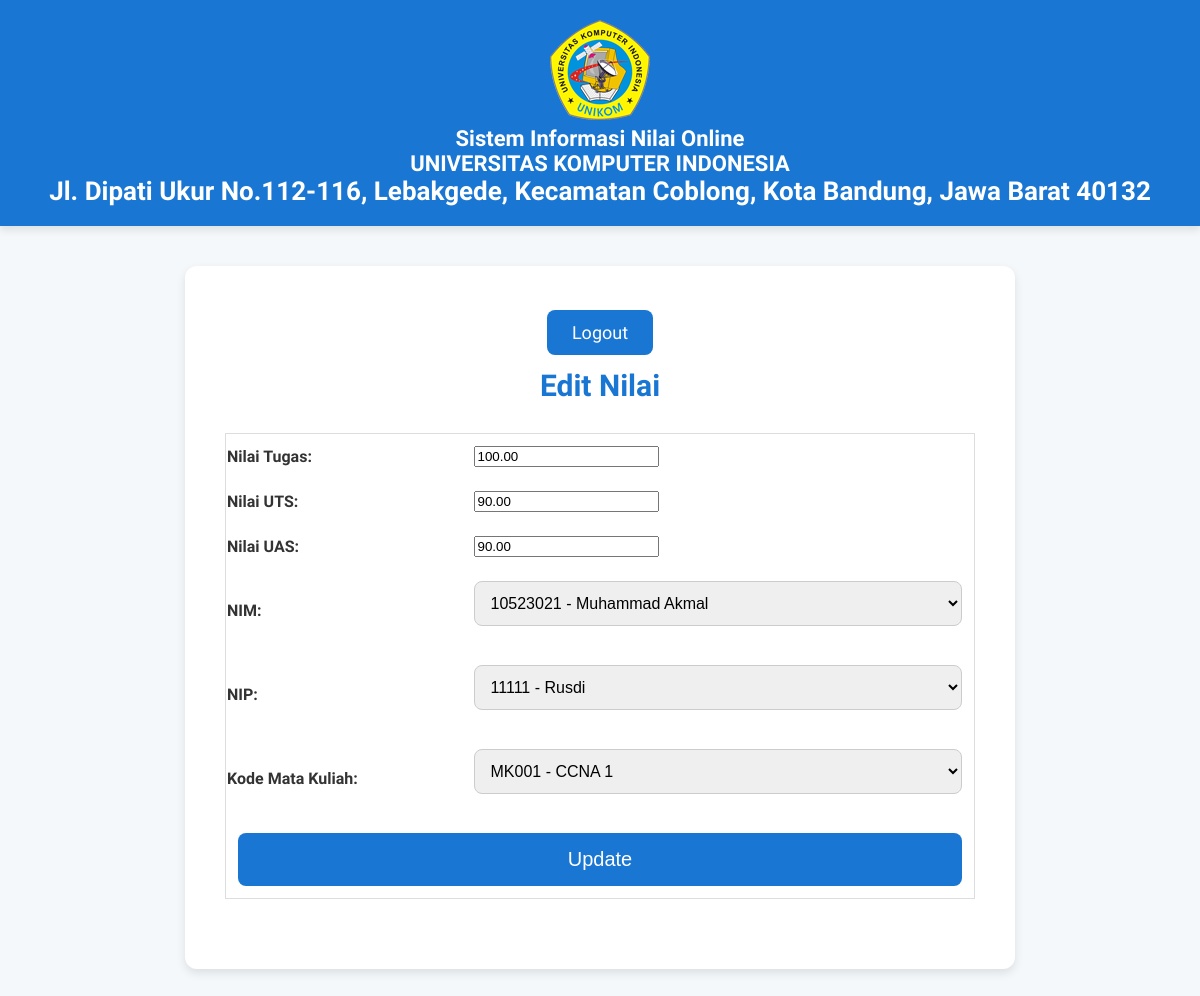
/nilai/editNilai.php?id=4, run on the app's committed database.
### tables this page shows
CREATE TABLE `nilai` (
  `id` int(11) NOT NULL,
  `nilai_tugas` decimal(5,2) NOT NULL,
  `nilai_uts` decimal(5,2) NOT NULL,
  `nilai_uas` decimal(5,2) NOT NULL,
  `nilai_akhir` decimal(5,2) NOT NULL,
  `nim` varchar(20) NOT NULL,
  `nip` varchar(20) NOT NULL,
  `kode_matkul` varchar(10) NOT NULL
);

### nilai/editNilai.php (the view, shortened to what this page needs)
<?php
include '../koneksi.php';
$id = $_GET['id'];
$query = "SELECT * FROM nilai WHERE id = '$id'";
$hasil_query = $koneksi->query($query);
$data_nilai = $hasil_query->fetch_assoc();
?>
<!DOCTYPE html>
<html lang="en">
<head>
</head>
<body>
    <header>
        <section class="logo"><a href="#"><img src="../images/logo.png" /></a></section>
        <section class="title">Sistem Informasi Nilai Online <br /> <span>UNIVERSITAS KOMPUTER INDONESIA</span></section>
        <section class="clr">
            <center>Jl. Dipati Ukur No.112-116, Lebakgede, Kecamatan Coblong, Kota Bandung, Jawa Barat 40132</center>
        </section>
    </header>
    <section id="container">
        <div>
            <center>
                <section id="navigator">
                    <ul class="menus">
                        <li><a href="../logout.php">Logout</a></li>
                    </ul>
                </section>
                <h1>Edit Nilai</h1>
                <form method="POST" action="">
                    <table class="table">
                        <tr>
                            <th>Nilai Tugas:</th>
                            <td><input type="number" step="0.01" name="nilai_tugas" value="<?= $data_nilai['nilai_tugas'] ?>" required></td>
                        </tr>
                        <tr>
                            <th>Nilai UTS:</th>
                            <td><input type="number" step="0.01" name="nilai_uts" value="<?= $data_nilai['nilai_uts'] ?>" required></td>
                        </tr>
                        <tr>
                            <th>Nilai UAS:</th>
                            <td><input type="number" step="0.01" name="nilai_uas" value="<?= $data_nilai['nilai_uas'] ?>" required></td>
                        </tr>
                        <tr>
                            <th>NIM:</th>
                            <td>
                                <select name="nim" required>
                                    <?php
                                    $mahasiswa_query = $koneksi->query("SELECT * FROM mahasiswa");
                                    while ($data_mahasiswa = $mahasiswa_query->fetch_assoc()) {
                                        $selected = ($data_nilai['nim'] == $data_mahasiswa['nim']) ? 'selected' : '';
                                        echo "<option value='" . $data_mahasiswa['nim'] . "' $selected>" . $data_mahasiswa['nim'] . " - " . $data_mahasiswa['nama'] . "</option>";
                                    }
                                    ?>
                                </select>
                            </td>
                        </tr>
                        <tr>
                            <th>NIP:</th>
                            <td>
                                <select name="nip" required>
                                    <?php
                                    $dosen_query = $koneksi->query("SELECT * FROM dosen");
                                    while ($data_dosen = $dosen_query->fetch_assoc()) {
                                        $selected = ($data_nilai['nip'] == $data_dosen['nip']) ? 'selected' : '';
                                        echo "<option value='" . $data_dosen['nip'] . "' $selected>" . $data_dosen['nip'] . " - " . $data_dosen['nama'] . "</option>";
                                    }
                                    ?>
                                </select>
                            </td>
                        </tr>
                        <tr>
                            <th>Kode Mata Kuliah:</th>
                            <td>
                                <select name="kode_matkul" required>
                                    <?php
                                    $matkul_query = $koneksi->query("SELECT * FROM mata_kuliah");
                                    while ($data_matkul = $matkul_query->fetch_assoc()) {
                                        $selected = ($data_nilai['kode_matkul'] == $data_matkul['kode_matkul']) ? 'selected' : '';
                                        echo "<option value='" . $data_matkul['kode_matkul'] . "' $selected>" . $data_matkul['kode_matkul'] . " - " . $data_matkul['nama_matkul'] . "</option>";
                                    }
                                    ?>
                                </select>
                            </td>
                        </tr>
                        <tr>
                            <td colspan="2"><button type="submit" class="btn">Update</button></td>
                        </tr>
                    </table>
                </form>
            </center>
        </div>
    </section>
</body>
</html>

### nilai/editNilai.php (style rules this page uses)
body { font-family: 'Droid Sans', sans-serif; background: #f5f8fa; margin: 0; padding: 0; color: #333; }
header { background: #1976d2; color: white; padding: 20px 0; text-align: center; font-size: 26px; font-weight: bold; box-shadow: 0 4px 8px rgba(0, 0, 0, 0.1); }
header .title { font-size: 22px; }
#container { max-width: 750px; margin: 40px auto; background: white; padding: 40px; border-radius: 12px; box-shadow: 0 4px 10px rgba(0, 0, 0, 0.1); text-align: center; }
h1 { color: #1976d2; font-size: 30px; margin-bottom: 30px; }
form { text-align: left; }
table { width: 100%; margin-bottom: 30px; border: 1px solid #ddd; border-collapse: collapse; }
td { padding: 12px; }
input[type="text"], select { width: 100%; padding: 12px; font-size: 16px; border: 1px solid #ccc; border-radius: 8px; margin-bottom: 15px; outline: none; transition: border-color 0.3s ease; }
button { width: 100%; padding: 15px; font-size: 20px; color: white; background: #1976d2; border: none; border-radius: 8px; cursor: pointer; transition: background 0.3s ease, transform 0.2s ease; }
.menus { list-style: none; padding: 0; text-align: center; }
.menus li { display: inline; margin: 0 15px; }
.menus a { font-size: 18px; padding: 12px 25px; background: #1976d2; color: white; border-radius: 8px; text-decoration: none; transition: background 0.3s ease, transform 0.2s ease; }

### data on the page
nilai: nilai_tugas "100.00", nilai_uts "90.00", nilai_uas "90.00"

### other printed values
form field nim "10523021 - Muhammad Akmal"
form field nip "11111 - Rusdi"
form field kode_matkul "MK001 - CCNA 1"
